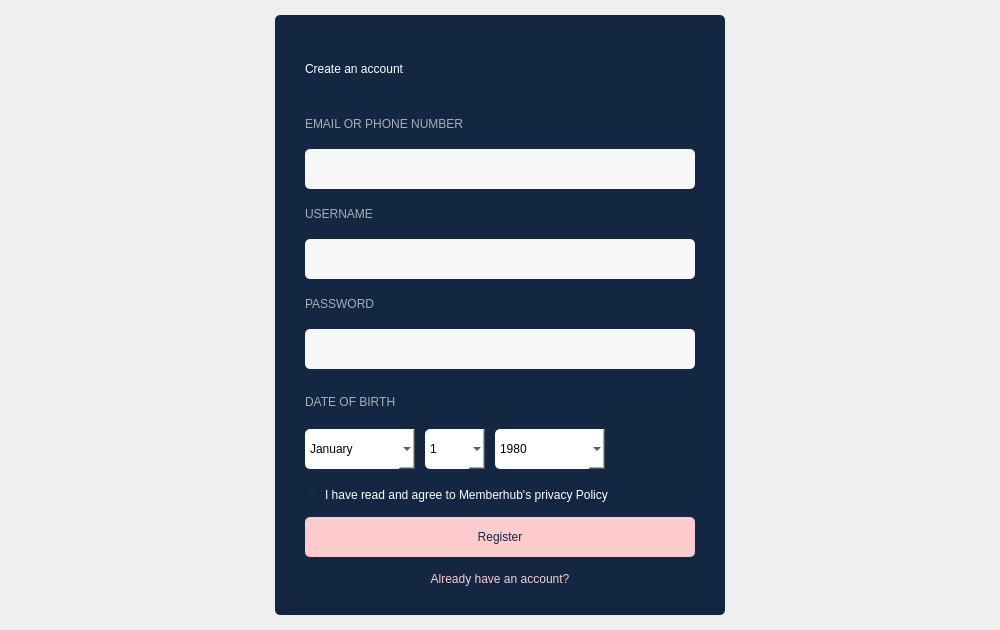
<?xml version="1.0" encoding="UTF-8"?>
<ui version="4.0">
 <class>MainWindow</class>
 <widget class="QMainWindow" name="MainWindow">
  <property name="geometry">
   <rect>
    <x>0</x>
    <y>0</y>
    <width>1000</width>
    <height>590</height>
   </rect>
  </property>
  <property name="windowTitle">
   <string>MainWindow</string>
  </property>
  <widget class="QWidget" name="centralwidget">
   <layout class="QGridLayout" name="gridLayout">
    <item row="0" column="1">
     <widget class="QWidget" name="space_top" native="true"/>
    </item>
    <item row="1" column="0">
     <widget class="QWidget" name="space_left" native="true"/>
    </item>
    <item row="1" column="2">
     <widget class="QWidget" name="space_right" native="true">
      <property name="minimumSize">
       <size>
        <width>150</width>
        <height>0</height>
       </size>
      </property>
     </widget>
    </item>
    <item row="2" column="1">
     <widget class="QWidget" name="space_bottom" native="true"/>
    </item>
    <item row="1" column="1">
     <widget class="QWidget" name="formRegister" native="true">
      <property name="minimumSize">
       <size>
        <width>450</width>
        <height>600</height>
       </size>
      </property>
      <property name="maximumSize">
       <size>
        <width>450</width>
        <height>600</height>
       </size>
      </property>
      <property name="styleSheet">
       <string notr="true">background-color: #132742;
border-radius: 5px;</string>
      </property>
      <layout class="QVBoxLayout" name="verticalLayout">
       <property name="spacing">
        <number>0</number>
       </property>
       <property name="leftMargin">
        <number>30</number>
       </property>
       <property name="rightMargin">
        <number>30</number>
       </property>
       <item>
        <widget class="QLabel" name="title">
         <property name="minimumSize">
          <size>
           <width>0</width>
           <height>60</height>
          </size>
         </property>
         <property name="maximumSize">
          <size>
           <width>16777215</width>
           <height>60</height>
          </size>
         </property>
         <property name="styleSheet">
          <string notr="true">font: 700 22pt &quot;Arial&quot;;
color: #ffffff;
</string>
         </property>
         <property name="text">
          <string>Create an account</string>
         </property>
        </widget>
       </item>
       <item>
        <widget class="QLabel" name="lblEmail">
         <property name="enabled">
          <bool>true</bool>
         </property>
         <property name="minimumSize">
          <size>
           <width>0</width>
           <height>20</height>
          </size>
         </property>
         <property name="maximumSize">
          <size>
           <width>16777215</width>
           <height>20</height>
          </size>
         </property>
         <property name="styleSheet">
          <string notr="true">font: 700 10pt &quot;Segoe UI&quot;;
color: #A9ADB5;</string>
         </property>
         <property name="text">
          <string>EMAIL OR PHONE NUMBER</string>
         </property>
         <property name="scaledContents">
          <bool>true</bool>
         </property>
        </widget>
       </item>
       <item>
        <widget class="QLineEdit" name="txtEmail">
         <property name="minimumSize">
          <size>
           <width>300</width>
           <height>40</height>
          </size>
         </property>
         <property name="maximumSize">
          <size>
           <width>450</width>
           <height>40</height>
          </size>
         </property>
         <property name="baseSize">
          <size>
           <width>20</width>
           <height>20</height>
          </size>
         </property>
         <property name="styleSheet">
          <string notr="true">background-color: #F6F6F6;
color: #132742;
font: 11pt &quot;Segoe UI&quot;;</string>
         </property>
        </widget>
       </item>
       <item>
        <widget class="QLabel" name="lbUsername">
         <property name="enabled">
          <bool>true</bool>
         </property>
         <property name="minimumSize">
          <size>
           <width>0</width>
           <height>20</height>
          </size>
         </property>
         <property name="maximumSize">
          <size>
           <width>16777215</width>
           <height>20</height>
          </size>
         </property>
         <property name="styleSheet">
          <string notr="true">font: 700 10pt &quot;Segoe UI&quot;;
color: #A9ADB5;</string>
         </property>
         <property name="text">
          <string>USERNAME</string>
         </property>
         <property name="scaledContents">
          <bool>true</bool>
         </property>
        </widget>
       </item>
       <item>
        <widget class="QLineEdit" name="txtUsername">
         <property name="minimumSize">
          <size>
           <width>300</width>
           <height>40</height>
          </size>
         </property>
         <property name="maximumSize">
          <size>
           <width>450</width>
           <height>40</height>
          </size>
         </property>
         <property name="baseSize">
          <size>
           <width>20</width>
           <height>20</height>
          </size>
         </property>
         <property name="styleSheet">
          <string notr="true">background-color: #F6F6F6;
color: #132742;
font: 11pt &quot;Segoe UI&quot;;</string>
         </property>
        </widget>
       </item>
       <item>
        <widget class="QLabel" name="lblPassword">
         <property name="enabled">
          <bool>true</bool>
         </property>
         <property name="minimumSize">
          <size>
           <width>0</width>
           <height>20</height>
          </size>
         </property>
         <property name="maximumSize">
          <size>
           <width>16777215</width>
           <height>20</height>
          </size>
         </property>
         <property name="styleSheet">
          <string notr="true">font: 700 10pt &quot;Segoe UI&quot;;
color: #A9ADB5;</string>
         </property>
         <property name="text">
          <string>PASSWORD</string>
         </property>
         <property name="scaledContents">
          <bool>true</bool>
         </property>
        </widget>
       </item>
       <item>
        <widget class="QLineEdit" name="txtPassword">
         <property name="minimumSize">
          <size>
           <width>250</width>
           <height>40</height>
          </size>
         </property>
         <property name="maximumSize">
          <size>
           <width>450</width>
           <height>40</height>
          </size>
         </property>
         <property name="baseSize">
          <size>
           <width>20</width>
           <height>20</height>
          </size>
         </property>
         <property name="styleSheet">
          <string notr="true">background-color: #F6F6F6;
color: #132742;
font: 11pt &quot;Segoe UI&quot;;</string>
         </property>
        </widget>
       </item>
       <item>
        <widget class="QLabel" name="lblDoB">
         <property name="enabled">
          <bool>true</bool>
         </property>
         <property name="minimumSize">
          <size>
           <width>0</width>
           <height>28</height>
          </size>
         </property>
         <property name="maximumSize">
          <size>
           <width>16777215</width>
           <height>20</height>
          </size>
         </property>
         <property name="styleSheet">
          <string notr="true">font: 700 10pt &quot;Segoe UI&quot;;
color: #A9ADB5;</string>
         </property>
         <property name="text">
          <string>DATE OF BIRTH</string>
         </property>
         <property name="scaledContents">
          <bool>true</bool>
         </property>
        </widget>
       </item>
       <item>
        <widget class="QWidget" name="widget_6" native="true">
         <property name="minimumSize">
          <size>
           <width>0</width>
           <height>45</height>
          </size>
         </property>
         <property name="maximumSize">
          <size>
           <width>16777215</width>
           <height>45</height>
          </size>
         </property>
         <layout class="QHBoxLayout" name="horizontalLayout">
          <property name="spacing">
           <number>10</number>
          </property>
          <property name="leftMargin">
           <number>0</number>
          </property>
          <property name="topMargin">
           <number>0</number>
          </property>
          <property name="rightMargin">
           <number>0</number>
          </property>
          <property name="bottomMargin">
           <number>0</number>
          </property>
          <item>
           <widget class="QComboBox" name="cb_Month">
            <property name="minimumSize">
             <size>
              <width>110</width>
              <height>40</height>
             </size>
            </property>
            <property name="maximumSize">
             <size>
              <width>110</width>
              <height>40</height>
             </size>
            </property>
            <property name="cursor">
             <cursorShape>PointingHandCursor</cursorShape>
            </property>
            <property name="styleSheet">
             <string notr="true">background-color: white;
font: 12pt &quot;Segoe UI&quot;;</string>
            </property>
            <item>
             <property name="text">
              <string>January</string>
             </property>
            </item>
            <item>
             <property name="text">
              <string>February</string>
             </property>
            </item>
            <item>
             <property name="text">
              <string>March</string>
             </property>
            </item>
            <item>
             <property name="text">
              <string>April</string>
             </property>
            </item>
            <item>
             <property name="text">
              <string>May</string>
             </property>
            </item>
            <item>
             <property name="text">
              <string>June</string>
             </property>
            </item>
            <item>
             <property name="text">
              <string>July</string>
             </property>
            </item>
            <item>
             <property name="text">
              <string>August</string>
             </property>
            </item>
            <item>
             <property name="text">
              <string>September </string>
             </property>
            </item>
            <item>
             <property name="text">
              <string>October</string>
             </property>
            </item>
            <item>
             <property name="text">
              <string>November</string>
             </property>
            </item>
            <item>
             <property name="text">
              <string>November</string>
             </property>
            </item>
           </widget>
          </item>
          <item>
           <widget class="QComboBox" name="cb_Day">
            <property name="minimumSize">
             <size>
              <width>60</width>
              <height>40</height>
             </size>
            </property>
            <property name="maximumSize">
             <size>
              <width>60</width>
              <height>40</height>
             </size>
            </property>
            <property name="cursor">
             <cursorShape>PointingHandCursor</cursorShape>
            </property>
            <property name="styleSheet">
             <string notr="true">background-color: white;
font: 12pt &quot;Segoe UI&quot;;</string>
            </property>
            <item>
             <property name="text">
              <string>1</string>
             </property>
            </item>
            <item>
             <property name="text">
              <string>2</string>
             </property>
            </item>
            <item>
             <property name="text">
              <string>3</string>
             </property>
            </item>
            <item>
             <property name="text">
              <string>4</string>
             </property>
            </item>
            <item>
             <property name="text">
              <string>5</string>
             </property>
            </item>
            <item>
             <property name="text">
              <string>6</string>
             </property>
            </item>
            <item>
             <property name="text">
              <string>7</string>
             </property>
            </item>
            <item>
             <property name="text">
              <string>8</string>
             </property>
            </item>
            <item>
             <property name="text">
              <string>9</string>
             </property>
            </item>
            <item>
             <property name="text">
              <string>10</string>
             </property>
            </item>
            <item>
             <property name="text">
              <string>11</string>
             </property>
            </item>
            <item>
             <property name="text">
              <string>12</string>
             </property>
            </item>
            <item>
             <property name="text">
              <string>13</string>
             </property>
            </item>
            <item>
             <property name="text">
              <string>14</string>
             </property>
            </item>
            <item>
             <property name="text">
              <string>15</string>
             </property>
            </item>
            <item>
             <property name="text">
              <string>16</string>
             </property>
            </item>
            <item>
             <property name="text">
              <string>17</string>
             </property>
            </item>
            <item>
             <property name="text">
              <string>18</string>
             </property>
            </item>
            <item>
             <property name="text">
              <string>19</string>
             </property>
            </item>
            <item>
             <property name="text">
              <string>20</string>
             </property>
            </item>
            <item>
             <property name="text">
              <string>21</string>
             </property>
            </item>
            <item>
             <property name="text">
              <string>22</string>
             </property>
            </item>
            <item>
             <property name="text">
              <string>23</string>
             </property>
            </item>
            <item>
             <property name="text">
              <string>24</string>
             </property>
            </item>
            <item>
             <property name="text">
              <string>25</string>
             </property>
            </item>
            <item>
             <property name="text">
              <string>26</string>
             </property>
            </item>
            <item>
             <property name="text">
              <string>27</string>
             </property>
            </item>
            <item>
             <property name="text">
              <string>28</string>
             </property>
            </item>
            <item>
             <property name="text">
              <string>29</string>
             </property>
            </item>
            <item>
             <property name="text">
              <string>30</string>
             </property>
            </item>
           </widget>
          </item>
          <item>
           <widget class="QComboBox" name="cb_Year">
            <property name="minimumSize">
             <size>
              <width>110</width>
              <height>40</height>
             </size>
            </property>
            <property name="maximumSize">
             <size>
              <width>110</width>
              <height>40</height>
             </size>
            </property>
            <property name="cursor">
             <cursorShape>PointingHandCursor</cursorShape>
            </property>
            <property name="styleSheet">
             <string notr="true">background-color: white;
font: 12pt &quot;Segoe UI&quot;;</string>
            </property>
            <item>
             <property name="text">
              <string>1980</string>
             </property>
            </item>
            <item>
             <property name="text">
              <string>1981</string>
             </property>
            </item>
            <item>
             <property name="text">
              <string>1982</string>
             </property>
            </item>
            <item>
             <property name="text">
              <string>1983</string>
             </property>
            </item>
            <item>
             <property name="text">
              <string>1984</string>
             </property>
            </item>
            <item>
             <property name="text">
              <string>1985</string>
             </property>
            </item>
            <item>
             <property name="text">
              <string>1986</string>
             </property>
            </item>
            <item>
             <property name="text">
              <string>1987</string>
             </property>
            </item>
            <item>
             <property name="text">
              <string>1989</string>
             </property>
            </item>
            <item>
             <property name="text">
              <string>1989</string>
             </property>
            </item>
            <item>
             <property name="text">
              <string>1990</string>
             </property>
            </item>
            <item>
             <property name="text">
              <string>1991</string>
             </property>
            </item>
            <item>
             <property name="text">
              <string>1992</string>
             </property>
            </item>
            <item>
             <property name="text">
              <string>1993</string>
             </property>
            </item>
            <item>
             <property name="text">
              <string>1994</string>
             </property>
            </item>
            <item>
             <property name="text">
              <string>1995</string>
             </property>
            </item>
            <item>
             <property name="text">
              <string>1996</string>
             </property>
            </item>
            <item>
             <property name="text">
              <string>1997</string>
             </property>
            </item>
            <item>
             <property name="text">
              <string>1998</string>
             </property>
            </item>
            <item>
             <property name="text">
              <string>1999</string>
             </property>
            </item>
            <item>
             <property name="text">
              <string>2000</string>
             </property>
            </item>
            <item>
             <property name="text">
              <string>2001</string>
             </property>
            </item>
            <item>
             <property name="text">
              <string>2002</string>
             </property>
            </item>
            <item>
             <property name="text">
              <string>2003</string>
             </property>
            </item>
            <item>
             <property name="text">
              <string>2004</string>
             </property>
            </item>
            <item>
             <property name="text">
              <string>2005</string>
             </property>
            </item>
            <item>
             <property name="text">
              <string>2006</string>
             </property>
            </item>
            <item>
             <property name="text">
              <string>2007</string>
             </property>
            </item>
            <item>
             <property name="text">
              <string>2008</string>
             </property>
            </item>
            <item>
             <property name="text">
              <string>2009</string>
             </property>
            </item>
            <item>
             <property name="text">
              <string>2010</string>
             </property>
            </item>
            <item>
             <property name="text">
              <string>2011</string>
             </property>
            </item>
            <item>
             <property name="text">
              <string>2012</string>
             </property>
            </item>
            <item>
             <property name="text">
              <string>2013</string>
             </property>
            </item>
            <item>
             <property name="text">
              <string>2014</string>
             </property>
            </item>
            <item>
             <property name="text">
              <string>2015</string>
             </property>
            </item>
            <item>
             <property name="text">
              <string>2016</string>
             </property>
            </item>
            <item>
             <property name="text">
              <string>2017</string>
             </property>
            </item>
            <item>
             <property name="text">
              <string>2018</string>
             </property>
            </item>
            <item>
             <property name="text">
              <string>2019</string>
             </property>
            </item>
            <item>
             <property name="text">
              <string>2020</string>
             </property>
            </item>
            <item>
             <property name="text">
              <string>2021</string>
             </property>
            </item>
            <item>
             <property name="text">
              <string>2022</string>
             </property>
            </item>
            <item>
             <property name="text">
              <string>2023</string>
             </property>
            </item>
           </widget>
          </item>
          <item>
           <widget class="QWidget" name="widget_7" native="true">
            <property name="maximumSize">
             <size>
              <width>90</width>
              <height>16777215</height>
             </size>
            </property>
            <property name="baseSize">
             <size>
              <width>90</width>
              <height>0</height>
             </size>
            </property>
           </widget>
          </item>
         </layout>
        </widget>
       </item>
       <item>
        <widget class="QCheckBox" name="checkBox">
         <property name="styleSheet">
          <string notr="true">color: white;
font: 700 10pt &quot;Segoe UI&quot;;</string>
         </property>
         <property name="text">
          <string>I have read and agree to Memberhub's privacy Policy</string>
         </property>
        </widget>
       </item>
       <item>
        <widget class="QPushButton" name="btnRegister">
         <property name="minimumSize">
          <size>
           <width>250</width>
           <height>40</height>
          </size>
         </property>
         <property name="maximumSize">
          <size>
           <width>450</width>
           <height>40</height>
          </size>
         </property>
         <property name="cursor">
          <cursorShape>PointingHandCursor</cursorShape>
         </property>
         <property name="layoutDirection">
          <enum>Qt::LeftToRight</enum>
         </property>
         <property name="styleSheet">
          <string notr="true">background-color: #FFCCCD;
font: 700 11pt &quot;Arial&quot;;
color: #132742;
</string>
         </property>
         <property name="text">
          <string>Register</string>
         </property>
        </widget>
       </item>
       <item>
        <widget class="QPushButton" name="btn_Login">
         <property name="cursor">
          <cursorShape>PointingHandCursor</cursorShape>
         </property>
         <property name="styleSheet">
          <string notr="true">color: #FFCCCD;
font: 700 11pt &quot;Segoe UI&quot;;</string>
         </property>
         <property name="text">
          <string>Already have an account?</string>
         </property>
        </widget>
       </item>
      </layout>
     </widget>
    </item>
   </layout>
  </widget>
 </widget>
 <resources/>
 <connections/>
</ui>
